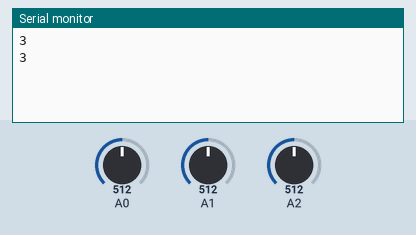
The sketch below on a simulated Arduino Uno, built with avr-gcc and run on an emulated ATmega328P. Parts: the last lines printed to the serial monitor. The inputs (shaded band) are chosen by the test bench; at power-on: A2 = 512, A1 = 512, A0 = 512.

Above: at 1.8 s.
1.9 s: A2 set to 306
At 2.6 s:
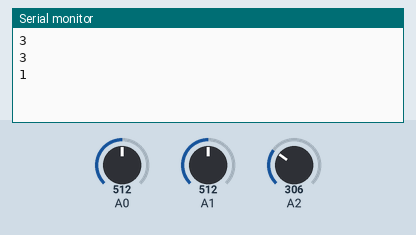
3.4 s: A1 set to 306
At 4.7 s:
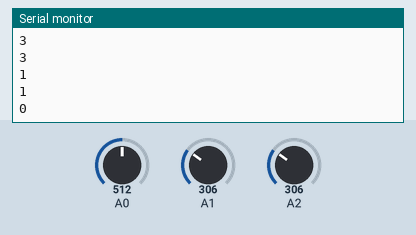
4.9 s: A1 set to 122
At 5.8 s:
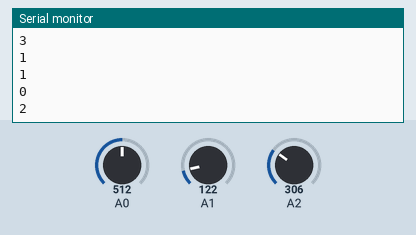
6.4 s: A2 set to 122
At 7.7 s:
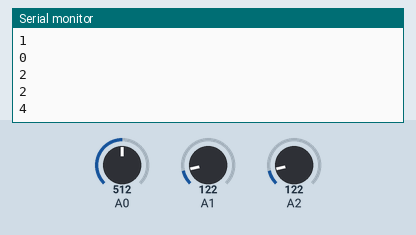
Timing chart, 0 to 8.9 s (numbered marks = the images above; inputs shaded):
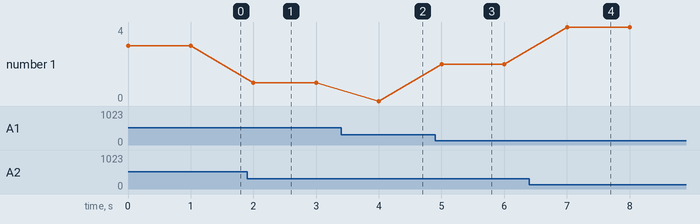

The sketch:

accelerometer.ino
```cpp
int xAcc;
int yAcc;
int zAcc;

int xPrev;
int yPrev;
int zPrev;

/* zero values as determined w/ code below */
int xStart = 396;
int yStart = 321;
int zStart = 363;

int trigger= 5;


int diff;


void setup() {
  Serial.begin(9600);//set up serial
}

void loop() {

  //read values
  xAcc = analogRead(A0);
  yAcc = analogRead(A1);
  zAcc = analogRead(A2);
  xPrev = xStart;


  /*  print zero point when lying flat */
 // Serial.print("xAcc ");
 // Serial.println(xAcc);
 // Serial.print("yAcc ");
 // Serial.println(yAcc);
 // Serial.print("zAcc ");
 // Serial.println(zAcc);
 // Serial.println(" ");
 // //wait
//

  // diff = abs(xPrev-xAcc);

  // /* inspect raw values */
//   Serial.print("xAcc ");
//   Serial.println(xStart-xAcc);
//  Serial.print("yAcc ");
//   Serial.println(yStart-yAcc);
//   Serial.print("zAcc ");
//   Serial.println(zStart-zAcc);

//   Serial.print("DIFF IS ");
//   Serial.println(diff);
//   delay(1000);//wait

   /* end */

  /* set a random sensitivity for testing */
  // if (diff > 40) {
  //   Serial.println(1);
  //   xPrev = xAcc;
  // } else {
  //   Serial.println(0);
  // }

// south -45 y axis
// east-45
// north +45 y axis
// west +45


   int current = 0;
   if (yStart-yAcc < -40) {
     current = 1; //east
   }
   if (yStart-yAcc > 30) {
     current = 2; //west
   }
   if (zStart-zAcc < -25) {
     current = 3; //south
   }
   if (zStart-zAcc > 60) {
     current = 4; //north
   }

   Serial.println(current);

   delay(1000);//wait

}
```

Measured:
- after the input at 1.9 s, the serial monitor: prints a new line after 0.10 s (image 1)
- after the input at 3.4 s, the serial monitor: prints a new line after 0.60 s (image 2)
- after the input at 4.9 s, the serial monitor: prints a new line after 0.10 s (image 3)
- after the input at 6.4 s, the serial monitor: prints a new line after 0.60 s (image 4)
- plotted number 1: 3 → 1 after the input at 1.9 s, 1 → 0 after the input at 3.4 s, 0 → 2 after the input at 4.9 s, 2 → 4 after the input at 6.4 s
